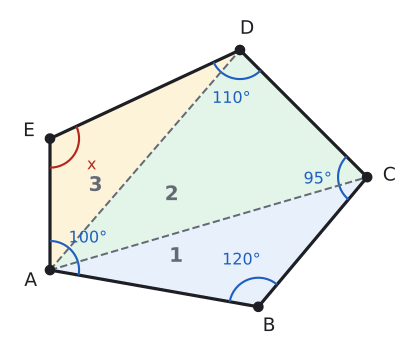

This chart was generated by the following Python code:
import sys; sys.path.insert(0, "tools")
from cizim import *

# ABCDE beşgeni: m(A)=100, m(B)=120, m(C)=95, m(D)=110, m(E)=x=115 (toplam 540).
# A'dan çizilen iki köşegen beşgeni 3 üçgene böler.
def cokgen(acilar, kenarlar):
    """İç açıları (sırayla, saat yönünün tersine) ve ilk n−2 kenarı verilen dışbükey çokgenin köşeleri."""
    n = len(acilar); yon = [0.0]
    for a in acilar[1:]: yon.append(yon[-1] + 180 - a)
    u = [np.array([np.cos(np.radians(t)), np.sin(np.radians(t))]) for t in yon]
    s = list(kenarlar)
    kalan = -sum(si * ui for si, ui in zip(s, u))
    M = np.column_stack([u[n - 2], u[n - 1]]); son = np.linalg.solve(M, kalan)
    assert (son > 0).all(), son
    s += list(son); V = [np.zeros(2)]
    for i in range(n - 1): V.append(V[-1] + s[i] * u[i])
    return np.array(V), s

acilar = [100, 120, 95, 110, 115]
V, s = cokgen(acilar, [4.0, 3.2, 3.4])
th = np.radians(-10); R = np.array([[np.cos(th), -np.sin(th)], [np.sin(th), np.cos(th)]]); V = V @ R.T
A, B, C, D, E = V
fig, ax = sekil(5.4, 4.8)
ax.set_aspect("equal"); ax.axis("off")
for ucg, renk in (([A, B, C], MAVI_ACIK), ([A, C, D], YESIL_ACIK), ([A, D, E], SARI_ACIK)):
    ax.add_patch(patches.Polygon(ucg, closed=True, facecolor=renk, edgecolor="none"))
ax.add_patch(patches.Polygon(V, closed=True, fill=False, edgecolor=YAZI, lw=2.4))
for P in (C, D): ax.plot(*zip(A, P), color=SOLUK, lw=1.5, ls="--")
O = V.mean(axis=0)
for k, v in zip("ABCDE", V):
    u = (v - O) / np.linalg.norm(v - O); nokta(ax, *v, "")
    ax.text(*(v + 0.42 * u), k, ha="center", va="center", fontsize=14)
yaz = ["100°", "120°", "95°", "110°", "x"]
for i in range(5):
    aci(ax, V[i], V[(i + 1) % 5], V[(i - 1) % 5], r=0.55, ad=yaz[i], renk=MAVI if i < 4 else KIRMIZI)
for ucg, no in (([A, B, C], "1"), ([A, C, D], "2"), ([A, D, E], "3")):
    m = ucg[0] + 0.48 * ((ucg[1] + ucg[2]) / 2 - ucg[0]); ax.text(*m, no, ha="center", va="center", fontsize=15, color=SOLUK, fontweight="bold")
ax.set_xlim(V[:, 0].min() - 0.8, V[:, 0].max() + 0.8); ax.set_ylim(V[:, 1].min() - 0.8, V[:, 1].max() + 0.8)
kaydet(fig, __file__)
print([round(x, 2) for x in s])
